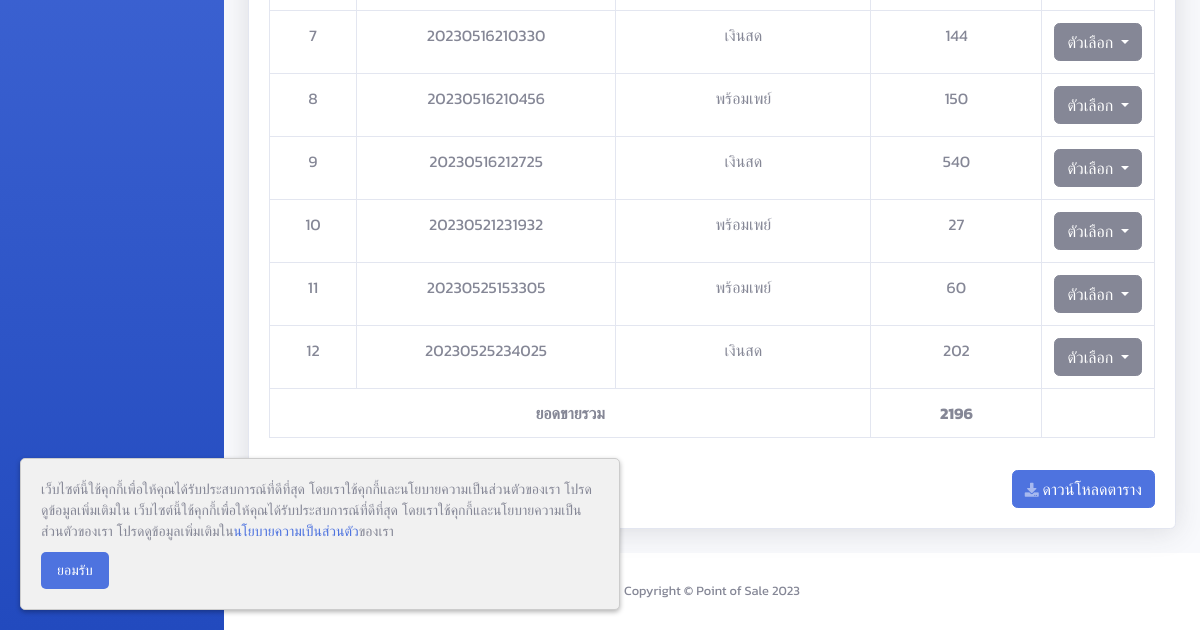
Page /report_payment_date.php (signed in, lower part) on the earlier database version.
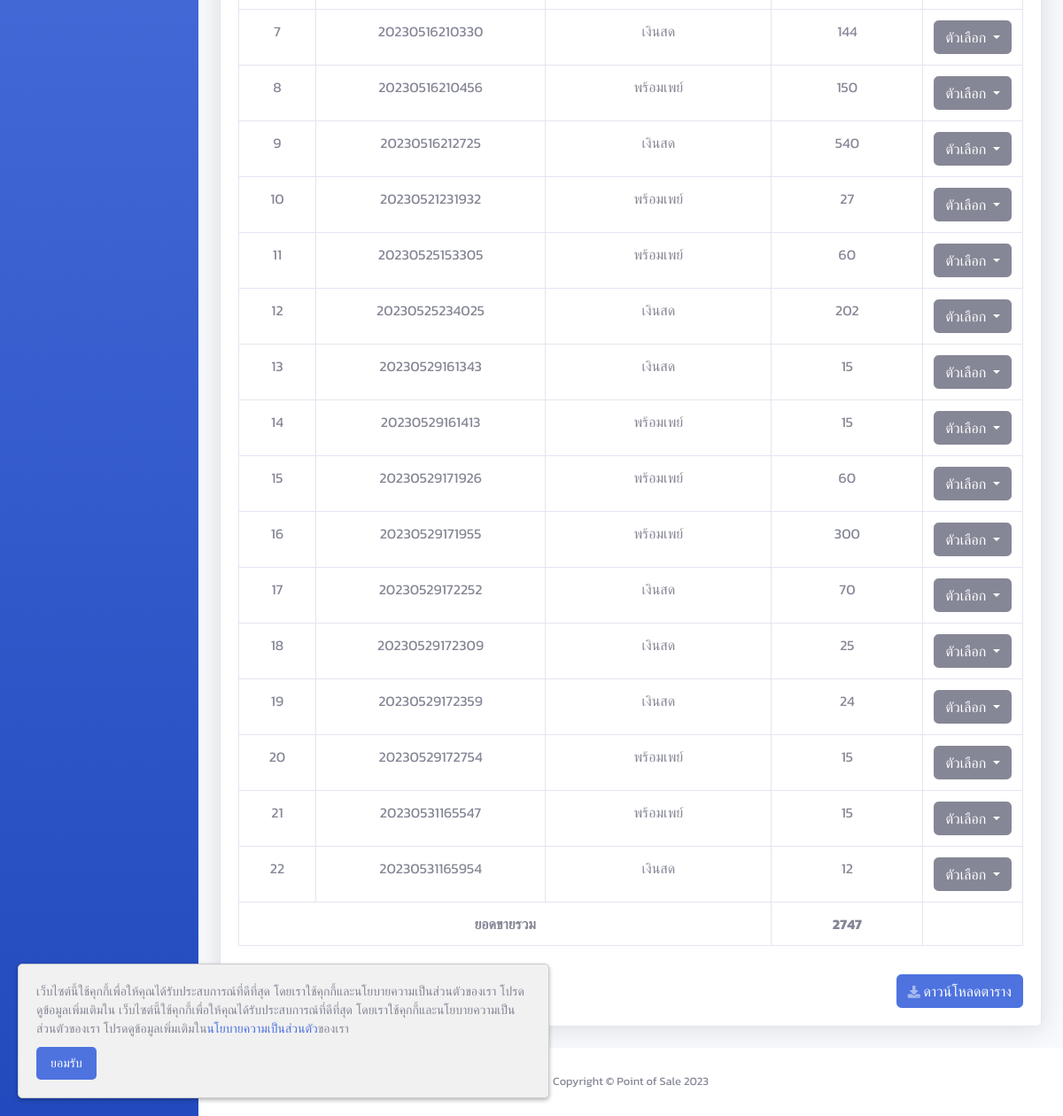
Same page on the later database version.
### tables this page shows
CREATE TABLE `payment` (
  `payment_id` int(10) NOT NULL,
  `no_receipt` varchar(255) NOT NULL,
  `method` tinyint(1) NOT NULL COMMENT '0=cash\r\n1=qrcode',
  `timestamp` timestamp NOT NULL DEFAULT current_timestamp(),
  `status` tinyint(1) NOT NULL DEFAULT 0
);

CREATE TABLE `record` (
  `record_id` int(10) NOT NULL,
  `no_receipt` varchar(255) NOT NULL,
  `product_id` int(10) NOT NULL,
  `quantity` int(255) NOT NULL,
  `net_price` int(255) NOT NULL
);

### report_payment_date.php (the view, shortened to what this page needs)
<!DOCTYPE html>
<html lang="en">
<?php
require 'include/connect.php';
include 'include/header.php';
$user_id = $_SESSION['user_id'];
$report_data = $connect->prepare("SELECT * FROM payment INNER JOIN record ON payment.no_receipt = record.no_receipt INNER JOIN product ON record.product_id = product.product_id WHERE user_id = '$user_id' GROUP BY record.no_receipt");
$report_data->execute();
$row_report = $report_data->fetchAll(PDO::FETCH_ASSOC);
?>
<body id="page-top">
    <div id="wrapper">
        <?php include 'include/sidebar.php'; ?>
        <div id="content-wrapper" class="d-flex flex-column">
            <div id="content">
                <div class="container-fluid">
                    <div class="card shadow mb-4">
                        <div class="card-body">
                            <div class="table-responsive">
                                <table class="table table-bordered" id="Table" width="100%" cellspacing="0">
                                    <tbody>
                                        <?php
                                        $all_price = 0;
                                        $j = 1;
                                        foreach ($row_report as $row) {
                                            $price = $connect->prepare("SELECT net_price, quantity FROM record WHERE no_receipt = '" . $row['no_receipt'] . "'");
                                            $price->execute();
                                            $row_price = $price->fetchAll(PDO::FETCH_ASSOC);
                                            $total_price = 0;
                                            foreach ($row_price as $rp) {
                                                $total_price += $rp['net_price'] * $rp['quantity'];
                                            }
                                            $all_price += $total_price;
                                        ?>
                                            <tr>
                                                <td class="text-center"><?= $j++ ?></td>
                                                <td class="text-center"><?= $row['no_receipt'] ?></td>
                                                <td class="text-center"><?= $row['method'] == 1 ? 'พร้อมเพย์' : 'เงินสด' ?></td>
                                                <td class="text-center"><?= $total_price ?></td>
                                                <td class="text-center">
                                                    <div class="dropdown">
                                                        <button class="btn btn-secondary dropdown-toggle" type="button" data-toggle="dropdown" aria-expanded="false">
                                                            ตัวเลือก
                                                        </button>
                                                    </div>
                                                </td>
                                            </tr>
                                        <?php } ?>
                                    </tbody>
                                    <tfoot>
                                        <tr>
                                            <th colspan="3" class="text-center">ยอดขายรวม</th>
                                            <th class="text-center"><?= $all_price ?></th>
                                            <th></th>
                                        </tr>
                                    </tfoot>
                                </table>
                            </div>
                            <button id="download_link" onClick="javascript:ExcelReport();" class="btn btn-primary float-right mt-3">
                                <i class="fas fa-download fa-sm text-white-50"></i> ดาวน์โหลดตาราง
                            </button>
                        </div>
                    </div>
                </div>
            </div>
            <?php include 'include/footer.php'; ?>
        </div>
    </div>
</body>
</html>

Differences in the rows shown:
added payment: record.no_receipt "20230529161343", method "เงินสด", total_price "15"
added payment: record.no_receipt "20230529161413", method "พร้อมเพย์", total_price "15"
added payment: record.no_receipt "20230529171926", method "พร้อมเพย์", total_price "60"
added payment: record.no_receipt "20230529171955", method "พร้อมเพย์", total_price "300"
added payment: record.no_receipt "20230529172252", method "เงินสด", total_price "70"
added payment: record.no_receipt "20230529172309", method "เงินสด", total_price "25"
added payment: record.no_receipt "20230529172359", method "เงินสด", total_price "24"
added payment: record.no_receipt "20230529172754", method "พร้อมเพย์", total_price "15"
added payment: record.no_receipt "20230531165547", method "พร้อมเพย์", total_price "15"
added payment: record.no_receipt "20230531165954", method "เงินสด", total_price "12"
Other differences:
$all_price: "2196" → "2747"
